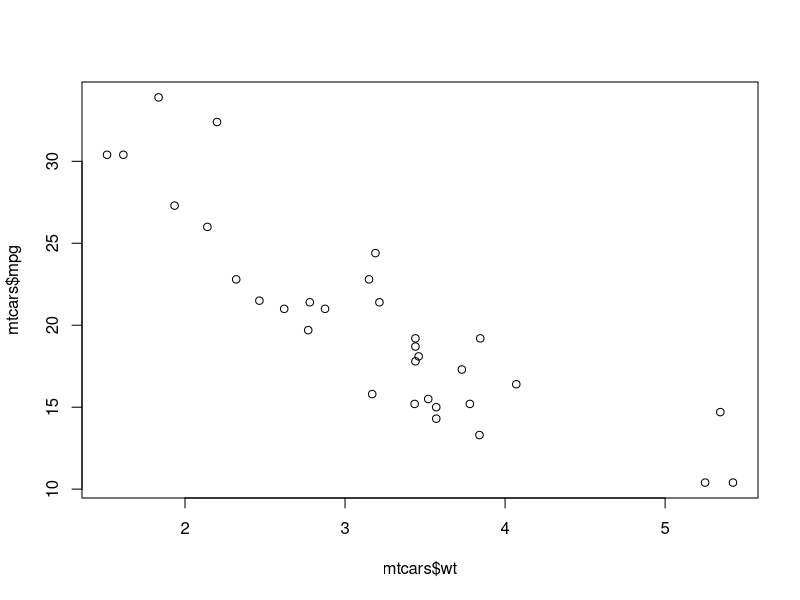
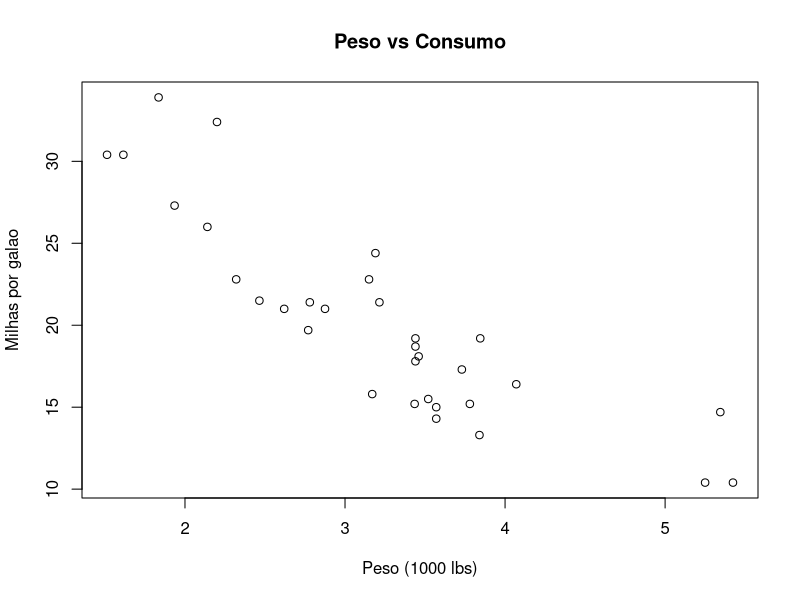
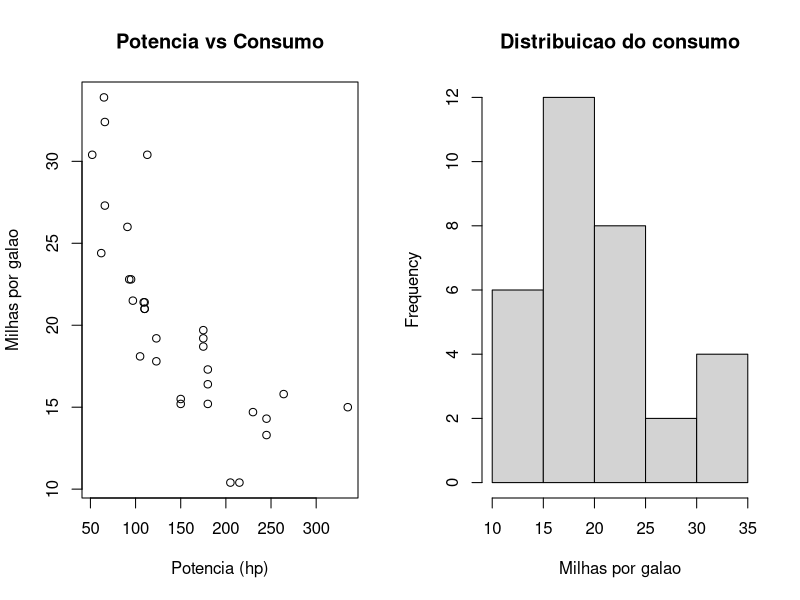
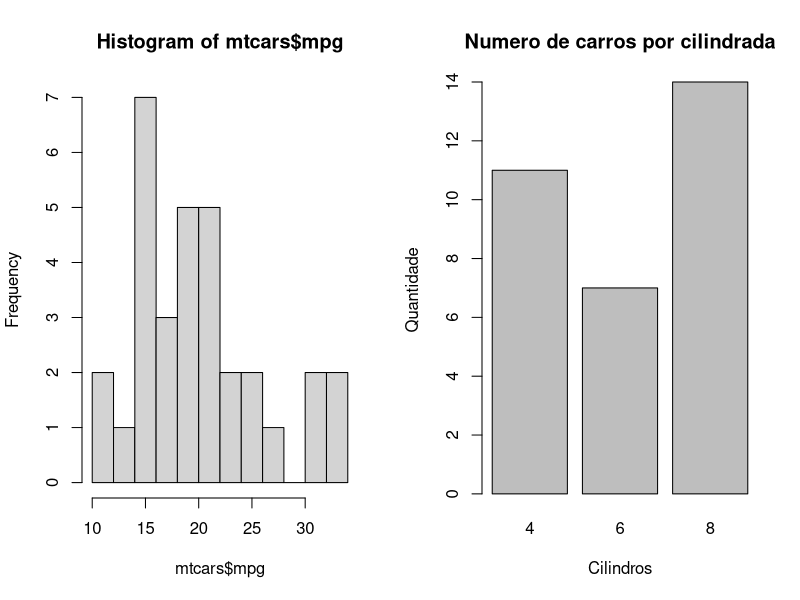
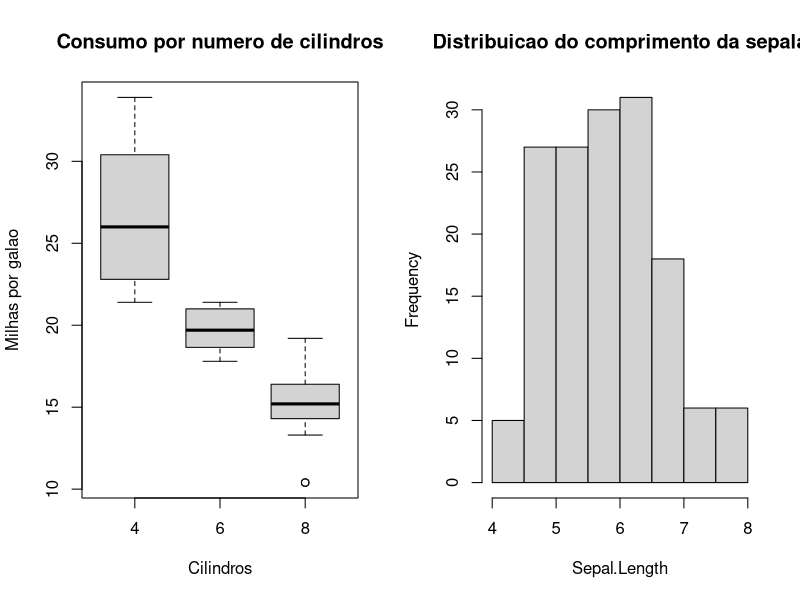
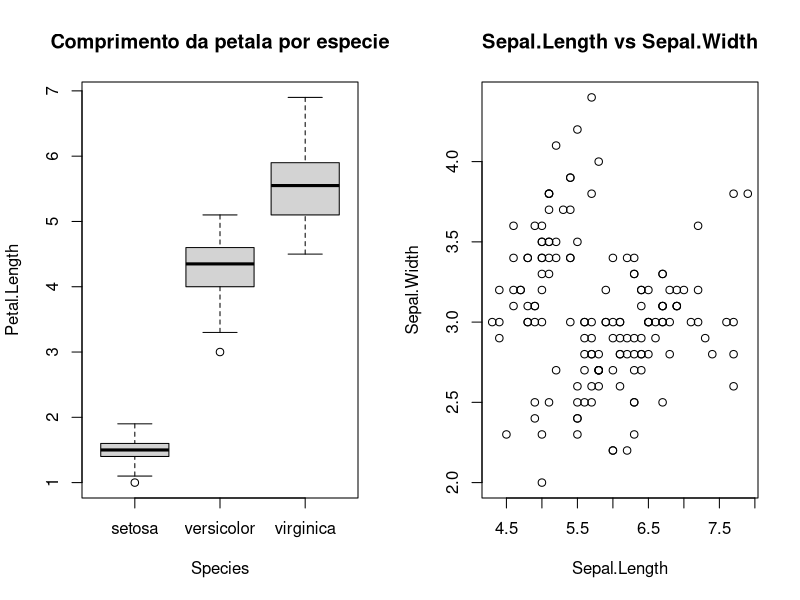
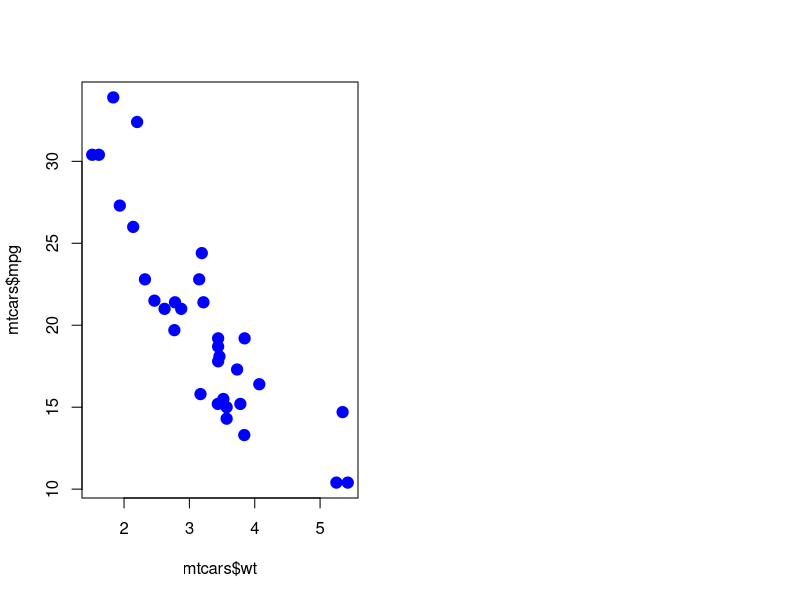
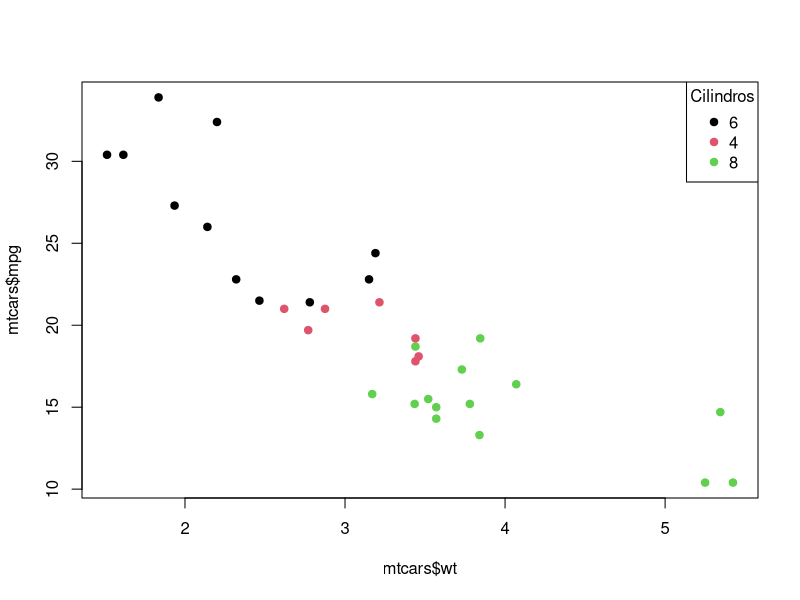

Write the R code that produced these figures, in order.

########################################################################
#GRAFICOS R
########################################################################


## Grafico de dispersao: plot() 

head(mtcars)

# Grafico de dispersao simples
plot(mtcars$wt, mtcars$mpg)

# Com titulo e nomes de eixos
plot(mtcars$wt, mtcars$mpg,
     main = "Peso vs Consumo",
     xlab = "Peso (1000 lbs)",
     ylab = "Milhas por galao")


x11()
par(mfrow = c(1, 2))
# dispersao hp x mpg
plot(mtcars$hp, mtcars$mpg,
     main = "Potencia vs Consumo",
     xlab = "Potencia (hp)",
     ylab = "Milhas por galao")


## Histograma: hist() 

hist(mtcars$mpg,
     main = "Distribuicao do consumo",
     xlab = "Milhas por galao")

# Controlando o numero de barras
hist(mtcars$mpg, breaks = 10)


## Grafico de barras: barplot() 

# Contar quantos carros tem 4, 6 ou 8 cilindros
tabela_cilindros <- table(mtcars$cyl)
barplot(tabela_cilindros,
        main = "Numero de carros por cilindrada",
        xlab = "Cilindros",
        ylab = "Quantidade")


## Boxplot 

boxplot(mpg ~ cyl, data = mtcars,
        main = "Consumo por numero de cilindros",
        xlab = "Cilindros",
        ylab = "Milhas por galao")


## dataset iris 

hist(iris$Sepal.Length,
     main = "Distribuicao do comprimento da sepala",
     xlab = "Sepal.Length")

boxplot(Petal.Length ~ Species, data = iris,
        main = "Comprimento da petala por especie")

plot(iris$Sepal.Length, iris$Sepal.Width,
     main = "Sepal.Length vs Sepal.Width",
     xlab = "Sepal.Length", ylab = "Sepal.Width")


########################################################################
#CUSTOMIZANDO GRAFICOS BASE
########################################################################

## Cores e pontos 

plot(mtcars$wt, mtcars$mpg,
     col = "blue",        # cor dos pontos
     pch = 19,            # tipo de ponto (19 = bolinha cheia)
     cex = 1.5)             # tamanho dos pontos

x11()
# Colorindo por grupo (categoria)
plot(mtcars$wt, mtcars$mpg,
     col = as.factor(mtcars$cyl),   # uma cor por numero de cilindros
     pch = 19)
legend("topright",
       legend = unique(mtcars$cyl),
       col = 1:3, pch = 19,
       title = "Cilindros")


## Linhas e tipos de grafico 

x <- 1:10
y <- x^2
plot(x, y, type = "l", col = "darkred", lwd = 2)
# type = "p" (pontos, padrao), "l" (linha), "b" (ambos), "o" (sobrepostos)


##Multiplos graficos na mesma tela 

par(mfrow = c(2, 2))  # matriz de 2 linhas x 2 colunas

hist(mtcars$mpg, main = "Histograma")
boxplot(mtcars$mpg, main = "Boxplot")
plot(mtcars$wt, mtcars$mpg, main = "Dispersao")
barplot(table(mtcars$cyl), main = "Barras")

par(mfrow = c(1, 1))  # volta ao normal (sempre resetar depois!)


## Salvando graficos em arquivo 
png("meu_grafico.png", width = 800, height = 600)
plot(mtcars$wt, mtcars$mpg)
dev.off()   # fecha o arquivo - passo obrigatorio!


########################################################################
# INTRODUCAO AO GGPLOT2
########################################################################

## Instalando e a "gramatica" dos graficos 

# install.packages("ggplot2")   # rode apenas uma vez
library(ggplot2)

x11()
ggplot(data = mtcars, aes(x = wt, y = mpg)) +
  geom_point()


## Os principais geoms 

# Dispersao
ggplot(mtcars, aes(x = wt, y = mpg)) +
  geom_point(size = 3, color = "steelblue")

# Linha
ggplot(economics, aes(x = date, y = unemploy)) +
  geom_line()

# Histograma
ggplot(mtcars, aes(x = mpg)) +
  geom_histogram(bins = 10, fill = "orange", color = "black")

# Barras
ggplot(mtcars, aes(x = factor(cyl))) +
  geom_bar(fill = "darkgreen")

# Boxplot
ggplot(mtcars, aes(x = factor(cyl), y = mpg)) +
  geom_boxplot(fill = "lightblue")


## Mapeando cor, tamanho e forma a variaveis 

ggplot(mtcars, aes(x = wt, y = mpg, color = factor(cyl))) +
  geom_point(size = 3)

ggplot(mtcars, aes(x = wt, y = mpg, color = factor(cyl), size = hp)) +
  geom_point()


## Titulos e rotulos com labs() 
ggplot(mtcars, aes(x = wt, y = mpg)) +
  geom_point() +
  labs(title = "Peso vs Consumo",
       x = "Peso (1000 lbs)",
       y = "Milhas por galao")


## dataset iris

ggplot(iris, aes(x = Sepal.Length, y = Sepal.Width, color = Species)) +
  geom_point(size = 2) +
  labs(title = "Sepal.Length vs Sepal.Width por especie")
